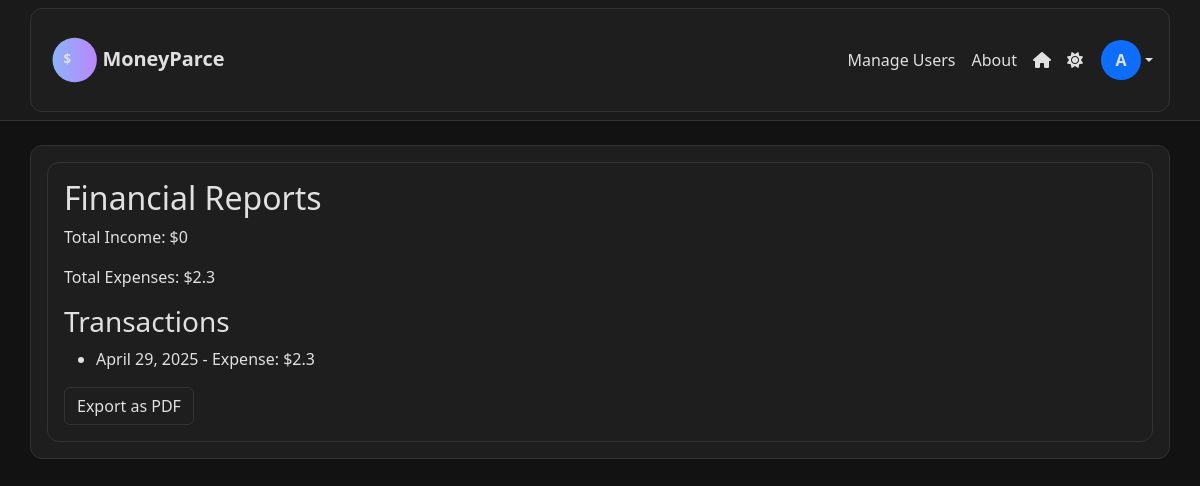
The app's page /reports/ (signed in) with its own data.
### core/models.py (models this page shows, shortened)
class Transaction(models.Model):
    TRANSACTION_TYPES = [
        ('income', 'Income'),
        ('expense', 'Expense')
    ]
    id = models.AutoField(primary_key=True)
    user = models.ForeignKey(User, on_delete=models.CASCADE)
    amount = models.FloatField(default=0)
    transaction_type = models.CharField(max_length=10, choices=TRANSACTION_TYPES, default='expense')
    category = models.ForeignKey(Category, null=True, blank=True, on_delete=models.SET_NULL)
    date = models.DateField(auto_now_add=True)

### core/views.py (the view)
# urls.py: path('reports/', views.reports, name='reports'),
@login_required
def reports(request):
    txs = Transaction.objects.filter(user=request.user)
    ctx = {
        'total_income': sum(t.amount for t in txs if t.transaction_type=='income'),
        'total_expenses': sum(t.amount for t in txs if t.transaction_type=='expense'),
        'transactions': txs,
    }
    return render(request, 'core/reports.html', ctx)

### core/darkMode.py (called while the page is built)
def theme_context(request):
    theme = 'light'
    if request.user.is_authenticated:
        try:
            user_profile = UserProfile.objects.get(user=request.user)
            theme = user_profile.theme
        except UserProfile.DoesNotExist:
            pass
    else:
        theme = request.session.get('theme', 'light')  # Default to 'light'
    return {'theme': theme}

### core/templates/core/reports.html
{% extends 'core/base.html' %}
{% block content %}
<div class="box">
    <h2>Financial Reports</h2>
    <p>Total Income: ${{ total_income }}</p>
    <p>Total Expenses: ${{ total_expenses }}</p>
    <h3>Transactions</h3>
    <ul>
    {% for t in transactions %}
        <li>{{ t.date }} - {{ t.transaction_type|title }}: ${{ t.amount }}</li>
    {% endfor %}
    </ul>
    <a href="{% url 'export_pdf' %}" class="btn btn-secondary">Export as PDF</a>
</div>
{% endblock %}

### core/templates/core/base.html (shortened to what this page needs)
<!DOCTYPE html>
<html lang="en" data-theme="{{ theme }}">
<head>
    {% load static %}
    <link href="https://cdn.jsdelivr.net/npm/bootstrap@5.3.0/dist/css/bootstrap.min.css" rel="stylesheet">
    <link rel="stylesheet" href="https://cdnjs.cloudflare.com/ajax/libs/font-awesome/6.4.0/css/all.min.css">
    {% if theme == 'dark' %}
        <link rel="stylesheet" href="{% static 'css/dark.css' %}">
    {% else %}
        <link rel="stylesheet" href="{% static 'css/light.css' %}">
    {% endif %}
</head>
<body>
    <nav class="navbar navbar-expand-lg navbar-light bg-light mb-4">
      <div class="container">
        {% if user.is_authenticated %}
          <a class="navbar-brand" href="{% url 'dashboard' %}">
            <svg class="logo" xmlns="http://www.w3.org/2000/svg" width="300" height="100" viewBox="0 0 325 100">
              <defs>
                <linearGradient id="grad1" x1="0%" y1="0%" x2="100%" y2="0%">
                  <stop offset="0%" stop-color="var(--logo-gradient-start, #0d6efd)"/>
                  <stop offset="100%" stop-color="var(--logo-gradient-end, #0a58ca)"/>
                </linearGradient>
              </defs>
              <circle cx="50" cy="50" r="40" fill="url(#grad1)" />
              <text x="30" y="57" font-family="Segoe UI, sans-serif" font-size="24"
                    fill="var(--logo-dollar-color, #ffffff)" font-weight="bold">
                $
              </text>
              <text x="100" y="60" font-family="Segoe UI, sans-serif" font-size="36"
                    fill="var(--logo-text-color, #212529)" font-weight="bold">
                MoneyParce
              </text>
            </svg>
          </a>
        {% endif %}
        <div class="collapse navbar-collapse" id="navbarNav">
          <ul class="navbar-nav ms-auto">
            {% if user.is_authenticated %}
              {% if user.is_staff %}
                <li class="nav-item">
                  <a class="nav-link" href="{% url 'user_list' %}">Manage Users</a>
                </li>
              {% endif %}
              <li class="nav-item">
                <a class="nav-link" href="{% url 'about' %}">About</a>
              </li>
              <li class="nav-item">
                <a class="nav-link" href="{% url 'dashboard' %}" title="Dashboard">
                  <i class="fas fa-home"></i>
                </a>
              </li>
              <li class="nav-item">
                <a href="{% url 'dark mode' %}" class="nav-link" title="Toggle Dark Mode">
                  {% if theme == 'dark' %}
                    <i class="fas fa-sun"></i>
                  {% else %}
                    <i class="fas fa-moon"></i>
                  {% endif %}
                </a>
              </li>
              <li class="nav-item dropdown">
                <a class="nav-link dropdown-toggle d-flex align-items-center" href="#" id="userDropdown" role="button"
                   data-bs-toggle="dropdown" aria-expanded="false" style="padding: 0;">
                  {% if user.userprofile.profile_picture %}
                    <img src="{{ user.userprofile.profile_picture.url }}" alt="Avatar"
                         style="width: 40px; height: 40px; border-radius: 50%; object-fit: cover; margin-left: 10px;">
                  {% else %}
                    <div style="
                      width: 40px;
                      height: 40px;
                      border-radius: 50%;
                      background-color: {% if user.userprofile.color %}{{ user.userprofile.color }}{% else %}#0d6efd{% endif %};
                      display: flex;
                      align-items: center;
                      justify-content: center;
                      color: #fff;
                      font-weight: 600;
                      margin-left: 10px;
                    ">
                      {{ user.username|first|upper }}
                    </div>
                  {% endif %}
                </a>
              </li>
            {% endif %}
          </ul>
        </div>
      </div>
    </nav>
    <div class="container">
      {% block content %}{% endblock %}
    </div>
</body>
</html>

### core/static/css/dark.css (style rules this page uses)
:root { --bg-color: #121212; --surface-color: #1e1e1e; --text-color: #e0e0e0; --accent-color: #bb86fc; --link-color: #8ab4f8; --border-color: #333; --hover-color: #2c2c2c; --logo-dollar-color: #e0e0e0; --logo-text-color: #e0e0e0; --logo-gradient-start: #8ab4f8; --logo-gradient-end: #bb86fc; }
html, body, nav, .navbar, .container, .card, .alert, .dropdown-menu, button, input, textarea, select, a { transition: background-color 0.5s ease, color 0.5s ease, border-color 0.5s ease; }
html, body { background-color: var(--bg-color) !important; color: var(--text-color) !important; font-family: 'Segoe UI', Tahoma, Geneva, Verdana, sans-serif; }
h1, h2, h3, h4, h5, h6, p, span, label, div, li, dt, dd, small, strong, em { color: var(--text-color) !important; }
a { color: var(--link-color) !important; }
nav, .navbar, .nav, .navbar-default, .navbar-light, .navbar-dark { background-color: var(--surface-color) !important; color: var(--text-color) !important; border-bottom: 1px solid var(--border-color) !important; }
.navbar a, .nav a { color: var(--text-color) !important; }
button, input[type="submit"], .btn { background-color: var(--surface-color) !important; color: var(--text-color) !important; border: 1px solid var(--border-color) !important; }
.card, .panel, .container, .box, .content-box { background-color: var(--surface-color) !important; color: var(--text-color) !important; border: 1px solid var(--border-color) !important; padding: 1rem; border-radius: 0.75rem; }
.hero-section, .bg-light, .bg-light.text-center, .bg-light.p-5.rounded-lg.text-center { background-color: #1a1a1a !important; color: var(--text-color) !important; background-image: none !important; }
.navbar-brand .logo { max-height: 60px; height: auto; width: auto; }

### records on screen
Transaction: date "April 29, 2025", transaction_type "Expense", amount "2.3"

### other values on screen
{{ user.username|first|upper }} "A"
{{ total_income }} "0"
{{ total_expenses }} "2.3"
